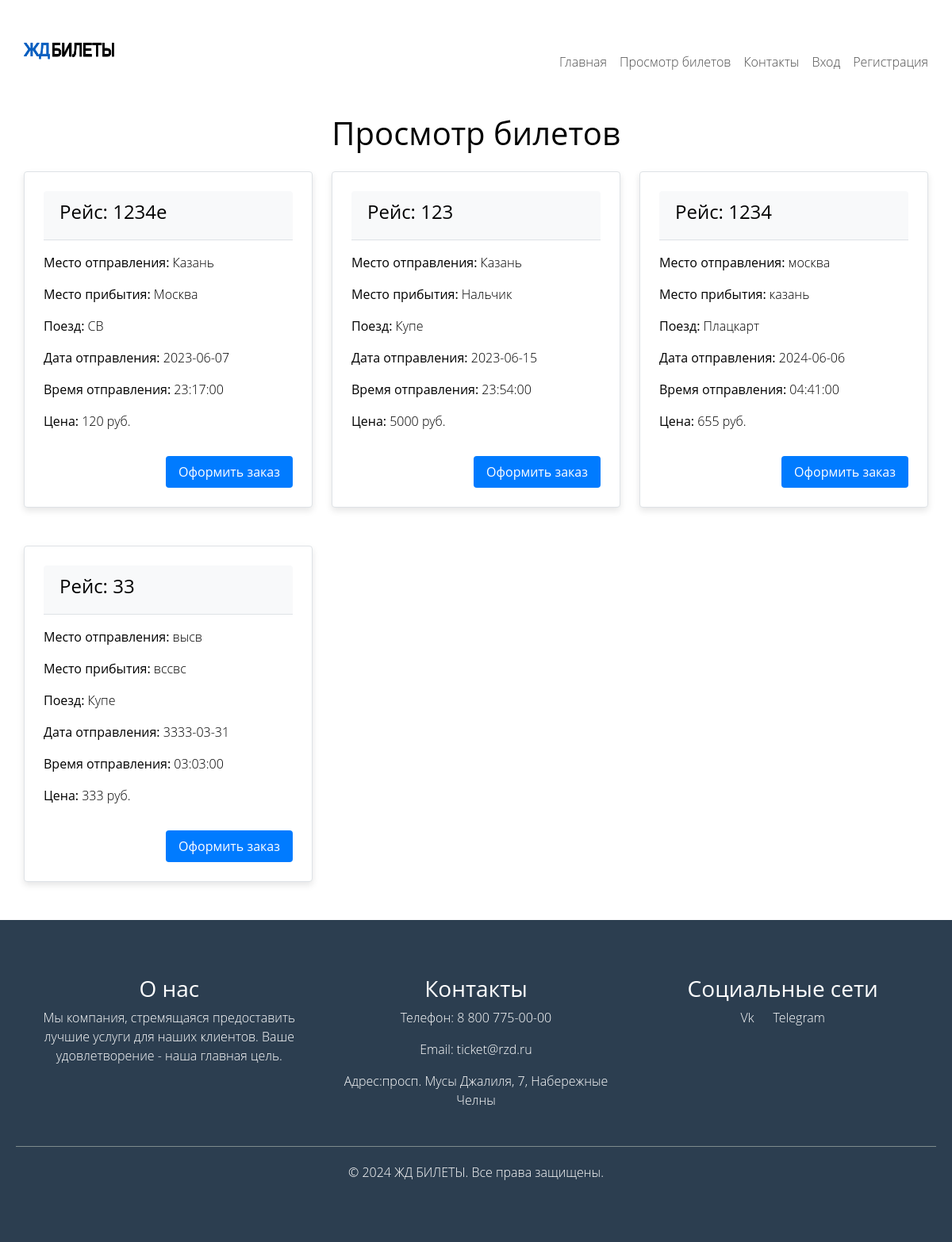
Page /ticked1.php on the committed database.
### tables this page shows
CREATE TABLE `flights` (
  `id` int NOT NULL,
  `flight_number` varchar(10) NOT NULL,
  `departure` varchar(100) NOT NULL,
  `destination` varchar(100) NOT NULL,
  `category` varchar(20) NOT NULL,
  `departure_date` date NOT NULL,
  `departure_time` time NOT NULL,
  `price` varchar(255) NOT NULL,
  `num_cars` int NOT NULL DEFAULT '1'
);

### ticked1.php (the view, shortened to what this page needs)
<!DOCTYPE html>
<html lang="ru">
<head>
    <link href="https://cdn.jsdelivr.net/npm/bootstrap@5.3.0-alpha1/dist/css/bootstrap.min.css" rel="stylesheet">
    <link rel="stylesheet" href="styleS.css">
    <link rel="stylesheet" href="css/ticked1.css">
</head>
<body>
    <?php
    require_once('connect.php');
    require_once('nav.php');
    ?>
    <br><br><br><br><br>
    <h1 class="my-4 text-center">Просмотр билетов</h1>
    <div class="container mt-4">
        <div class="row">
            <?php
            $sql = "SELECT * FROM flights ORDER BY departure_date ASC";
            $result = $connect->query($sql);
            if ($result) {
                while ($row = $result->fetch_assoc()) {
                    echo "<div class='col-md-4 mb-4'>";
                    echo "<div class='ticket-card'>";
                    echo "<div class='ticket-header'>";
                    echo "<h4>Рейс: " . htmlspecialchars($row["flight_number"]) . "</h4>";
                    echo "</div>";
                    echo "<div class='ticket-body'>";
                    echo "<p><strong>Место отправления:</strong> " . htmlspecialchars($row["departure"]) . "</p>";
                    echo "<p><strong>Место прибытия:</strong> " . htmlspecialchars($row["destination"]) . "</p>";
                    echo "<p><strong>Поезд:</strong> " . htmlspecialchars($row["category"]) . "</p>";
                    echo "<p><strong>Дата отправления:</strong> " . htmlspecialchars($row["departure_date"]) . "</p>";
                    echo "<p><strong>Время отправления:</strong> " . htmlspecialchars($row["departure_time"]) . "</p>";
                    echo "<p><strong>Цена:</strong> " . htmlspecialchars($row["price"]) . " руб.</p>";
                    echo "</div>";
                    echo "<div class='ticket-footer'>";
                    echo "<a class='btn btn-success' href='form-bulet.php?id=" . htmlspecialchars($row["id"]) . "'>Оформить заказ</a>";
                    echo "</div>";
                    echo "</div>";
                    echo "</div>";
                }
            } else {
                echo "<p>Ошибка при выполнении запроса: " . $connect->error . "</p>";
            }
            ?>
        </div>
    </div>
    <?php require_once("foter.php");?>
</body>
</html>

### styleS.css (style rules this page uses)
* { box-sizing: border-box; }
body { padding: 50px; background-color: #fff; font-family: 'Open Sans', sans-serif; font-size: 1rem; line-height: 1.5; color: #000; font-weight: 100; -webkit-font-smoothing: antialiased; -webkit-text-size-adjust: 100%; }
body, html { margin: 0; padding: 0; font-family: 'Open Sans', sans-serif; }
.container { padding: 0 15px; max-width: 1200px; margin: 0 auto; display: flex; justify-content: space-between; align-items: center; }
@media (min-width: 0) { .container { max-width: 100%; margin-left: auto; margin-right: auto; } }
@media (min-width: 0) { .container:after { content: " "; display: block; clear: both; } }
@media (min-width: 576px) { .container { max-width: 540px; margin-left: auto; margin-right: auto; } }
@media (min-width: 576px) { .container:after { content: " "; display: block; clear: both; } }
@media (min-width: 768px) { .container { max-width: 720px; margin-left: auto; margin-right: auto; } }
@media (min-width: 768px) { .container:after { content: " "; display: block; clear: both; } }
@media (min-width: 992px) { .container { max-width: 960px; margin-left: auto; margin-right: auto; } }
@media (min-width: 992px) { .container:after { content: " "; display: block; clear: both; } }
@media (min-width: 1200px) { .container { max-width: 1170px; margin-left: auto; margin-right: auto; } }
@media (min-width: 1200px) { .container:after { content: " "; display: block; clear: both; } }
a { text-decoration: none; color: rgba(34, 34, 34, 0.8); }

### ticked1.css (style rules this page uses)
body { padding: 50px; background-color: #fff; font-family: 'Open Sans', sans-serif; font-size: 1rem; line-height: 1.5; color: #000; font-weight: 100; -webkit-font-smoothing: antialiased; -webkit-text-size-adjust: 100%; margin: 0; }
.container { max-width: 800px; margin: 0 auto; padding: 20px; }
h1 { text-align: center; margin-bottom: 30px; }
.btn { display: inline-block; padding: 8px 16px; text-decoration: none; background-color: #007bff; color: #fff; border: none; border-radius: 4px; cursor: pointer; text-align: center; transition: background-color 0.3s ease; }

### ticked1.php (style rules this page uses)
.ticket-card { border: 1px solid #dee2e6; border-radius: 0.25rem; margin-bottom: 1.5rem; padding: 1.5rem; background-color: #fff; box-shadow: 0 4px 8px rgba(0, 0, 0, 0.1); }
.ticket-header { background-color: #f8f9fa; padding: 0.75rem 1.25rem; border-bottom: 1px solid #dee2e6; margin-bottom: 1rem; border-radius: 0.25rem 0.25rem 0 0; }
.ticket-footer { text-align: right; }
.btn { margin-top: 1rem; }

### rows in the picture
flights: flight_number "1234е", departure "Казань", destination "Москва", category "СВ", departure_date "2023-06-07", departure_time "23:17:00", price "120"
flights: flight_number "123", departure "Казань", destination "Нальчик", category "Купе", departure_date "2023-06-15", departure_time "23:54:00", price "5000"
flights: flight_number "1234", departure "москва", destination "казань", category "Плацкарт", departure_date "2024-06-06", departure_time "04:41:00", price "655"
flights: flight_number "33", departure "высв", destination "вссвс", category "Купе", departure_date "3333-03-31", departure_time "03:03:00", price "333"
